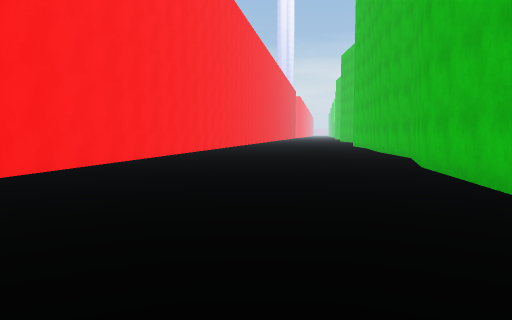
View 1 (above)

16 first-person views from a walk through a 3-D level made in the Unity game engine. The camera is 1.2 m above the floor, tilts 4° down and sees 70° across. The floor is counted in squares, 2 m on a side. Each view is taken from the middle of a square. On the plan, view 1 faces up. The plan holds only what a view shows up to about 10 squares ahead; the rest is blank. The place goes on beyond the plan.

View 2
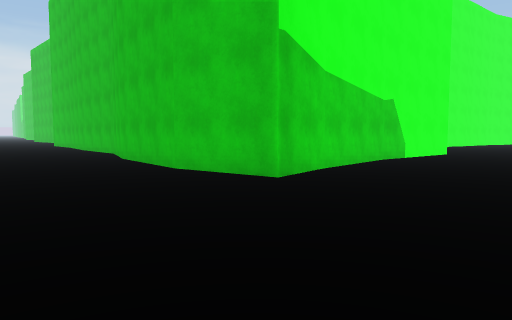

View 3
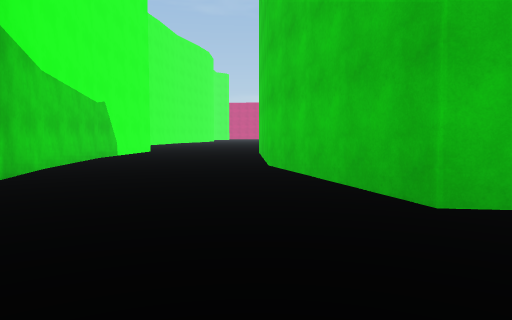

View 4
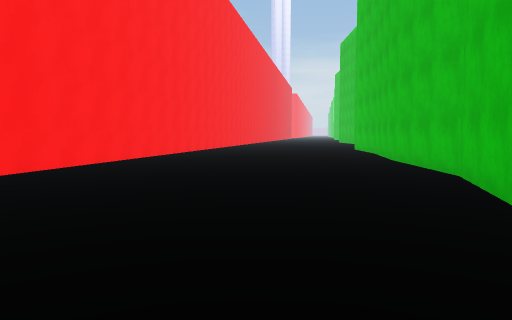

View 5
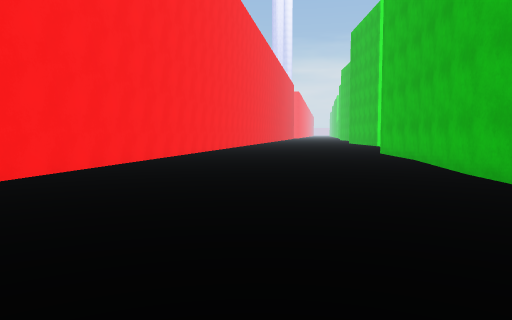

View 6
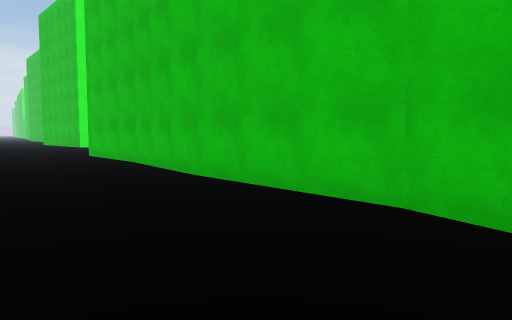

View 7
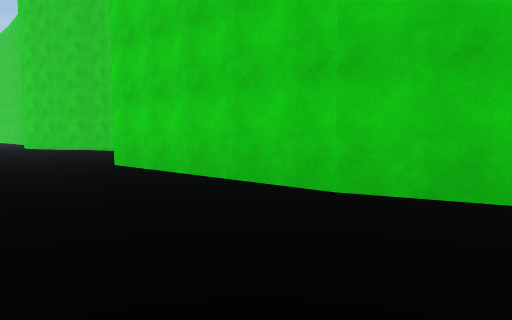

View 8
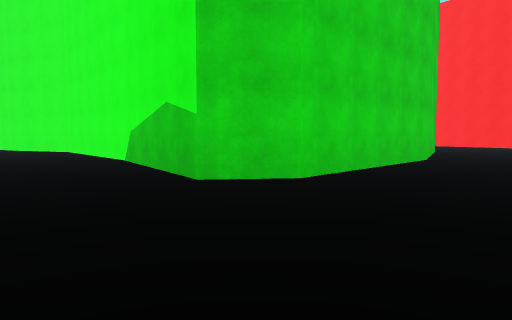

View 9
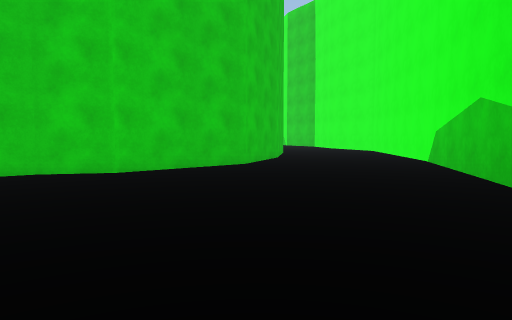

View 10
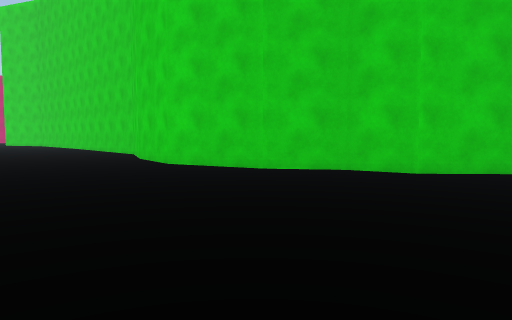

View 11
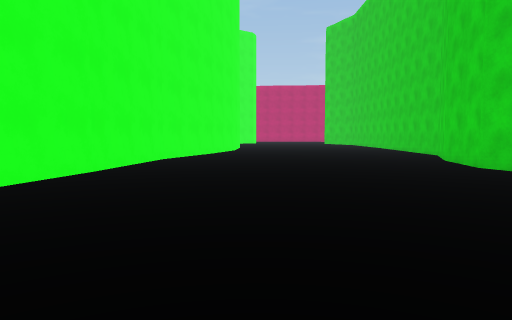

View 12
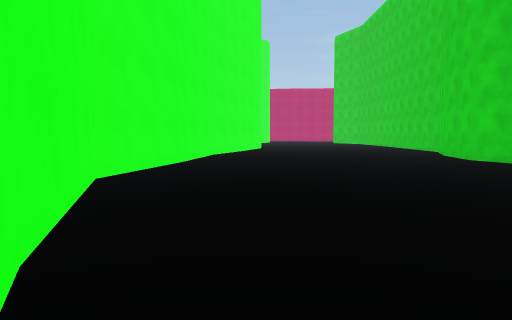

View 13
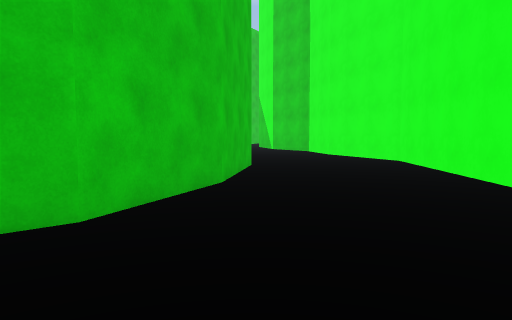

View 14
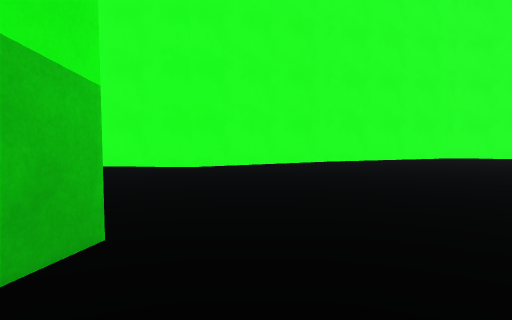

View 15
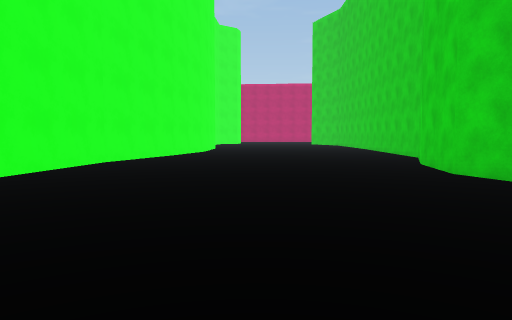

View 16
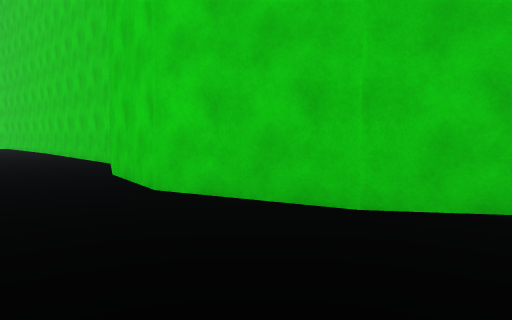

### Floor plan
Points are (right, up) in squares from view 1. A wall is a line through its corners. A room is listed if a view was taken in it or the views show most of it. See-through windows are left out.
Room 1 (views 1, 2, 3, 4, 5, 6, 7, 8, 9, 10, 11, 12, 13, 14, 15, 16)
walls: (4.5, 1.7) (2.8, 1.4) (2.5, 3.7); (0.9, -4.1) (0.9, -3.5) (5.1, -2.2) (10, -2.1) (11.1, -3) (10.2, -7.2); (7.4, 2) (4.4, 1.7); (2.5, 3.5) (3, 6.7); (10.2, -7.1) (9.7, -12.3) (10.4, -14); (3, 6.6) (4, 9.3); (13.7, 3.1) (10.8, 1.7) (7.3, 2); (13.4, -8.6) (14.2, -6.5) (16.2, -4.7) (17.3, -4.4) (18.4, -3.6) (20.5, -3) (22.4, -3.3); (3.9, 9.2) (4.2, 12.5) (4.8, 15.7); (13.1, -11.2) (13.4, -8.5); (22.3, -3.3) (24.4, -4.2) (25.6, -4.3); (4.7, 15.5) (4.9, 17.6); (22.9, 3) (16.9, 4.2) (13.5, 3); (-1.2, 17.1) (-3.5, 5); (25, 2.5) (22.8, 3.3)

Where each view was taken, in squares from view 1:
view 1: 0 up, 0 right, facing up
view 2: 2 down, 1 left, facing up-right
view 3: 2 down, 2 left, facing right
view 4: 4 up, 1 right, facing up
view 5: 7 up, 1 right, facing up
view 6: 8 up, 1 right, facing up-right
view 7: 1 up, 3 right, facing down-right
view 8: 1 up, 14 right, facing down-left
view 9: 1 up, 14 right, facing down
view 10: 1 up, 14 right, facing down-right
view 11: 1 up, 14 right, facing right
view 12: 2 up, 12 right, facing right
view 13: 4 down, 13 right, facing down
view 14: 5 down, 12 right, facing up
view 15: 0 up, 15 right, facing right
view 16: 1 down, 17 right, facing down-right
